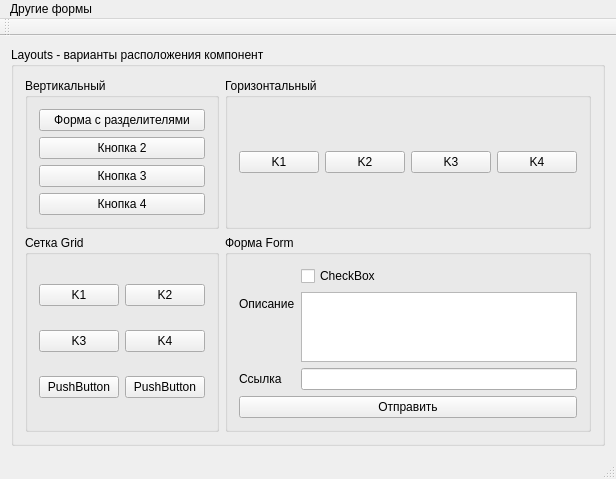
<?xml version="1.0" encoding="UTF-8"?>
<ui version="4.0">
 <class>MainWindow</class>
 <widget class="QMainWindow" name="MainWindow">
  <property name="geometry">
   <rect>
    <x>0</x>
    <y>0</y>
    <width>566</width>
    <height>437</height>
   </rect>
  </property>
  <property name="windowTitle">
   <string>MainWindow</string>
  </property>
  <widget class="QWidget" name="centralWidget">
   <layout class="QVBoxLayout" name="verticalLayout_2">
    <item>
     <layout class="QVBoxLayout" name="verticalLayout">
      <item>
       <widget class="QGroupBox" name="groupBox">
        <property name="title">
         <string>Layouts - варианты расположения компонент</string>
        </property>
        <layout class="QGridLayout" name="gridLayout_2">
         <item row="1" column="0">
          <widget class="QGroupBox" name="groupBox_3">
           <property name="title">
            <string>Сетка Grid</string>
           </property>
           <layout class="QGridLayout" name="gridLayout">
            <item row="0" column="0">
             <widget class="QPushButton" name="pushButton_11">
              <property name="text">
               <string>K1</string>
              </property>
             </widget>
            </item>
            <item row="0" column="4">
             <widget class="QPushButton" name="pushButton_9">
              <property name="text">
               <string>K2</string>
              </property>
             </widget>
            </item>
            <item row="1" column="0">
             <widget class="QPushButton" name="pushButton_12">
              <property name="text">
               <string>K3</string>
              </property>
             </widget>
            </item>
            <item row="1" column="4">
             <widget class="QPushButton" name="pushButton_10">
              <property name="text">
               <string>K4</string>
              </property>
             </widget>
            </item>
            <item row="2" column="0">
             <widget class="QPushButton" name="pushButton_13">
              <property name="text">
               <string>PushButton</string>
              </property>
             </widget>
            </item>
            <item row="2" column="4">
             <widget class="QPushButton" name="pushButton_14">
              <property name="text">
               <string>PushButton</string>
              </property>
             </widget>
            </item>
           </layout>
          </widget>
         </item>
         <item row="0" column="1">
          <widget class="QGroupBox" name="groupBox_4">
           <property name="title">
            <string>Горизонтальный</string>
           </property>
           <layout class="QHBoxLayout" name="horizontalLayout">
            <item>
             <widget class="QPushButton" name="pushButton_8">
              <property name="text">
               <string>K1</string>
              </property>
             </widget>
            </item>
            <item>
             <spacer name="horizontalSpacer">
              <property name="orientation">
               <enum>Qt::Horizontal</enum>
              </property>
              <property name="sizeHint" stdset="0">
               <size>
                <width>40</width>
                <height>20</height>
               </size>
              </property>
             </spacer>
            </item>
            <item>
             <widget class="QPushButton" name="pushButton_7">
              <property name="text">
               <string>K2</string>
              </property>
             </widget>
            </item>
            <item>
             <widget class="QPushButton" name="pushButton_6">
              <property name="text">
               <string>K3</string>
              </property>
             </widget>
            </item>
            <item>
             <widget class="QPushButton" name="pushButton_5">
              <property name="text">
               <string>K4</string>
              </property>
             </widget>
            </item>
           </layout>
          </widget>
         </item>
         <item row="0" column="0">
          <widget class="QGroupBox" name="groupBox_2">
           <property name="title">
            <string>Вертикальный</string>
           </property>
           <layout class="QVBoxLayout" name="verticalLayout_3">
            <item>
             <widget class="QPushButton" name="spacersButton">
              <property name="text">
               <string>Форма с разделителями</string>
              </property>
             </widget>
            </item>
            <item>
             <widget class="QPushButton" name="pushButton_2">
              <property name="text">
               <string>Кнопка 2</string>
              </property>
             </widget>
            </item>
            <item>
             <widget class="QPushButton" name="pushButton_3">
              <property name="text">
               <string>Кнопка 3</string>
              </property>
             </widget>
            </item>
            <item>
             <widget class="QPushButton" name="pushButton_4">
              <property name="text">
               <string>Кнопка 4</string>
              </property>
             </widget>
            </item>
           </layout>
          </widget>
         </item>
         <item row="1" column="1">
          <widget class="QGroupBox" name="groupBox_5">
           <property name="title">
            <string>Форма Form</string>
           </property>
           <layout class="QFormLayout" name="formLayout">
            <item row="1" column="0">
             <widget class="QLabel" name="label">
              <property name="text">
               <string>Описание</string>
              </property>
             </widget>
            </item>
            <item row="2" column="0">
             <widget class="QLabel" name="label_2">
              <property name="text">
               <string>Ссылка</string>
              </property>
             </widget>
            </item>
            <item row="1" column="1">
             <widget class="QTextEdit" name="textEdit"/>
            </item>
            <item row="2" column="1">
             <widget class="QLineEdit" name="lineEdit"/>
            </item>
            <item row="3" column="0" colspan="2">
             <widget class="QPushButton" name="pushButton_15">
              <property name="text">
               <string>Отправить</string>
              </property>
             </widget>
            </item>
            <item row="0" column="1">
             <widget class="QCheckBox" name="checkBox">
              <property name="text">
               <string>CheckBox</string>
              </property>
             </widget>
            </item>
           </layout>
          </widget>
         </item>
        </layout>
       </widget>
      </item>
     </layout>
    </item>
   </layout>
  </widget>
  <widget class="QMenuBar" name="menuBar">
   <property name="geometry">
    <rect>
     <x>0</x>
     <y>0</y>
     <width>566</width>
     <height>21</height>
    </rect>
   </property>
   <widget class="QMenu" name="menu">
    <property name="title">
     <string>Другие формы</string>
    </property>
    <addaction name="actionGroupBox"/>
    <addaction name="action"/>
   </widget>
   <addaction name="menu"/>
  </widget>
  <widget class="QToolBar" name="mainToolBar">
   <attribute name="toolBarArea">
    <enum>TopToolBarArea</enum>
   </attribute>
   <attribute name="toolBarBreak">
    <bool>false</bool>
   </attribute>
  </widget>
  <widget class="QStatusBar" name="statusBar"/>
  <action name="actionGroupBox">
   <property name="text">
    <string>GroupBox &amp; кнопки</string>
   </property>
  </action>
  <action name="action">
   <property name="text">
    <string>Форма с разделителями</string>
   </property>
  </action>
 </widget>
 <layoutdefault spacing="6" margin="11"/>
 <resources/>
 <connections/>
</ui>
